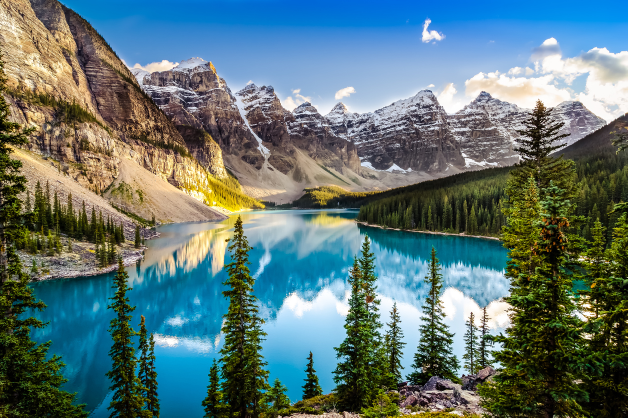
#> input picture Images/canada.jpg, 1255 x 835 px (shown at 1/2 size)
$ python differenceBetweenPictures_test.py
#> lines starting #> are read from the running program, lines starting #| are printed output that depends on the picture
### differenceBetweenPictures.py
import numpy as np


def getDifferenceBetweenPictures(pic1, pic2):
    if not(np.all(np.equal(pic1.shape, pic2.shape))):
        print('Pictures must by same shape, picture1 is',
              pic1.shape, 'picture2 is ', pic2.shape)
    else:
        pic_diff = pic1.astype('float32')-pic2.astype('float32')
        np.abs(pic_diff)
        return pic_diff.astype('uint8')

### differenceBetweenPictures_test.py
import cv2
import numpy as np
from matplotlib import pyplot as plt
import add2pictures2one as ad
import differenceBetweenPictures as dp

pic1 = cv2.imread("./Images/canada.jpg",
                  cv2.IMREAD_UNCHANGED)  # color
#> pic1 is the input picture: shape (835, 1255, 3); mean B, G, R 117.8, 117.8, 93.7

pic2 = cv2.GaussianBlur(pic1, (5, 5), 1)

picdiff = dp.getDifferenceBetweenPictures(pic1, pic2)
#> in getDifferenceBetweenPictures, `pic_diff = pic1.astype('float32')-pic2.astype('float32')`:
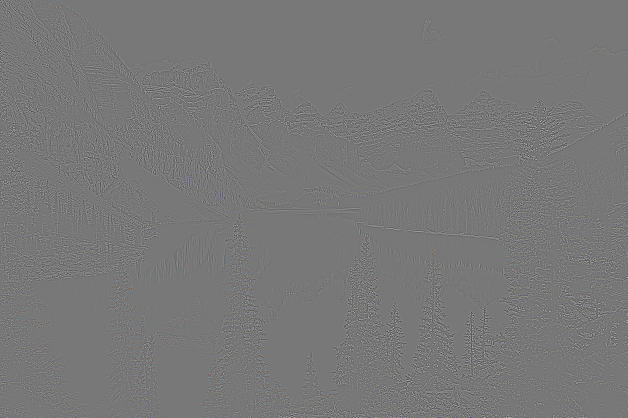
#> pic_diff: shape (835, 1255, 3) float32 (shown at 1/2 size); mean B, G, R 0, 0, 0; drawn with min black and max white
#> in getDifferenceBetweenPictures, `return pic_diff.astype('uint8')`:
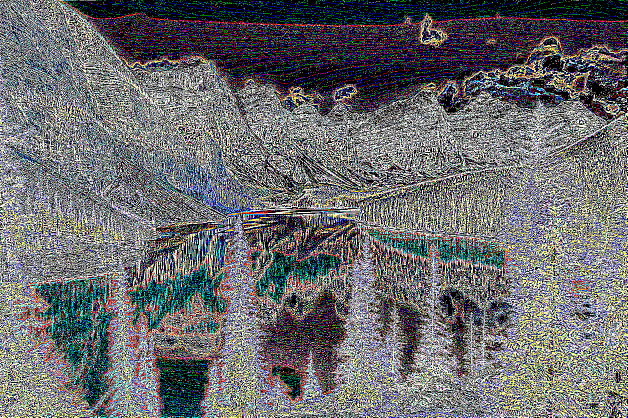
#> returned value: shape (835, 1255, 3) (shown at 1/2 size); mean of channels 0, 1, 2 109, 106.8, 105.9; drawn as B, G, R


cv2.imshow('difference between picture and its blurred version', picdiff)
cv2.waitKey(0)
cv2.destroyAllWindows()

$ run again, with Images/New_Zealand_Lake.jpg copied over Images/canada.jpg
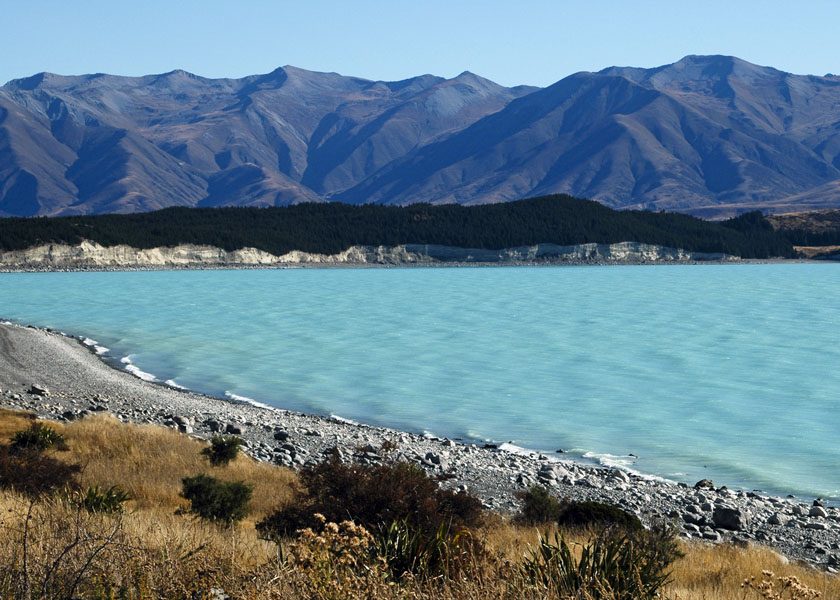
#> input picture Images/New_Zealand_Lake.jpg, 840 x 600 px
#> pic1 is the input picture: shape (600, 840, 3); mean B, G, R 140.2, 126.7, 100.9
#> in getDifferenceBetweenPictures, `pic_diff = pic1.astype('float32')-pic2.astype('float32')`:
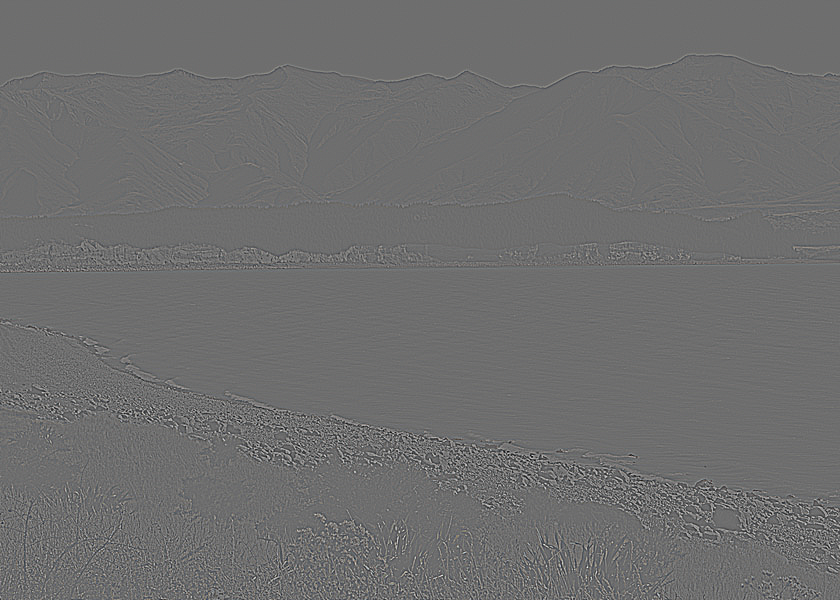
#> pic_diff: shape (600, 840, 3) float32; mean B, G, R 0, 0, 0; drawn with min black and max white
#> in getDifferenceBetweenPictures, `return pic_diff.astype('uint8')`:
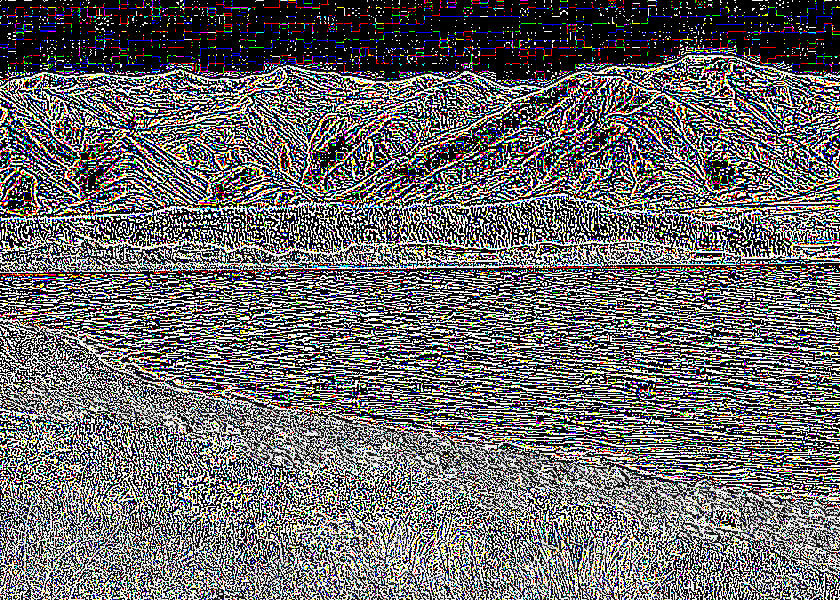
#> returned value: shape (600, 840, 3); mean of channels 0, 1, 2 105, 104.5, 105.8; drawn as B, G, R

$ run again, with Images/colorful_umbrella.jpg copied over Images/canada.jpg
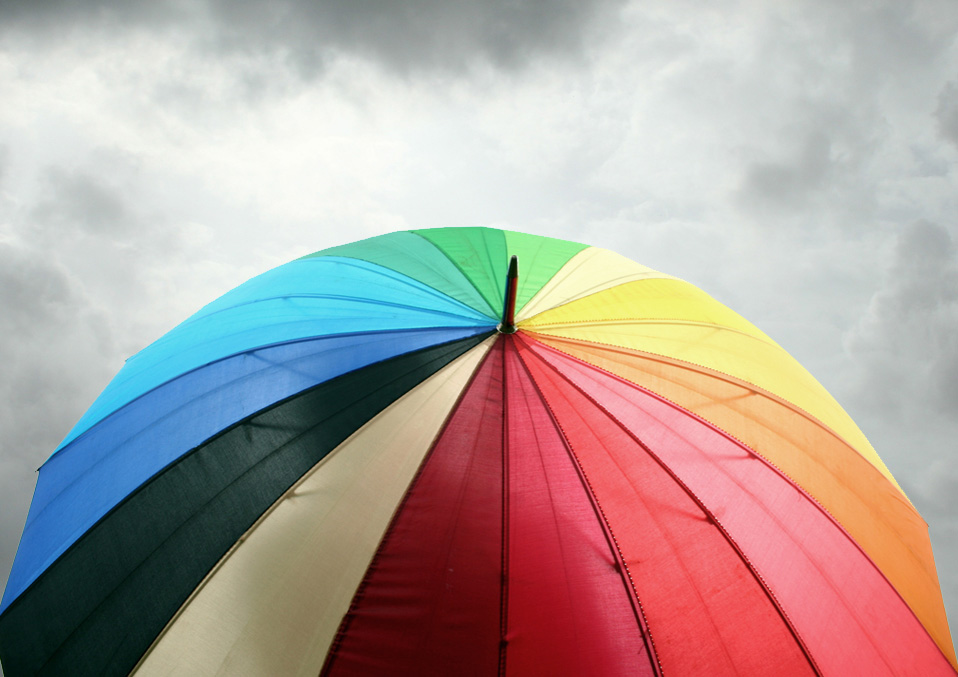
#> input picture Images/colorful_umbrella.jpg, 958 x 677 px
#> pic1 is the input picture: shape (677, 958, 3); mean B, G, R 157.1, 161.5, 176.4
#> in getDifferenceBetweenPictures, `pic_diff = pic1.astype('float32')-pic2.astype('float32')`:
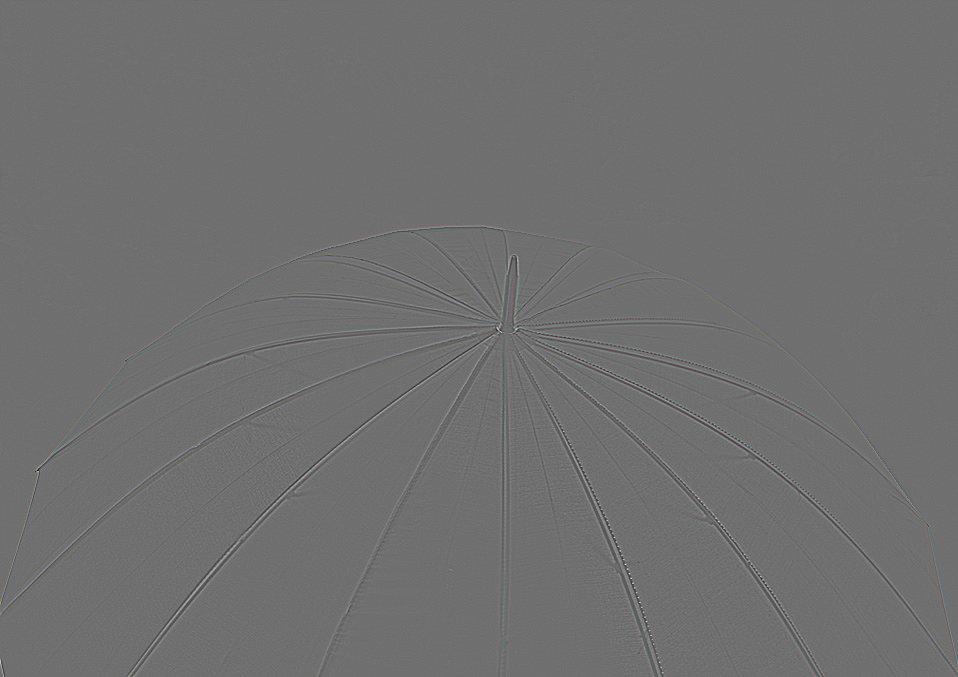
#> pic_diff: shape (677, 958, 3) float32; mean B, G, R 0, 0, 0; drawn with min black and max white
#> in getDifferenceBetweenPictures, `return pic_diff.astype('uint8')`:
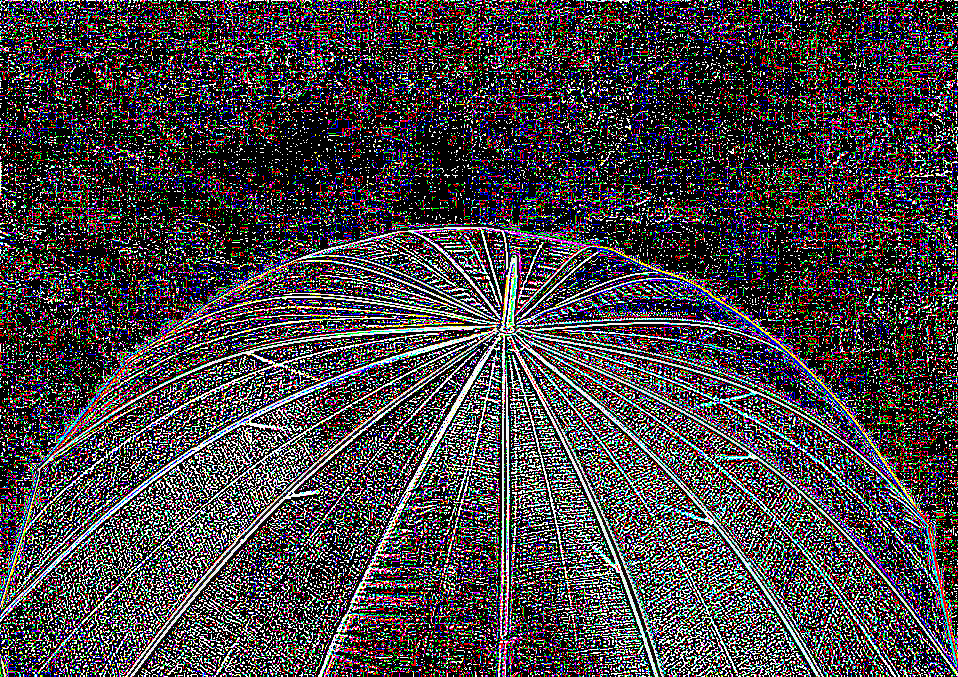
#> returned value: shape (677, 958, 3); mean of channels 0, 1, 2 69.3, 66.3, 71.1; drawn as B, G, R
